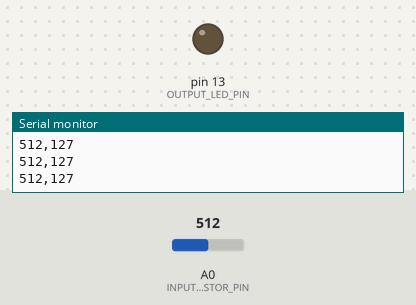
Simulated run of this sketch. Board: Arduino Uno, built with avr-gcc and run on an emulated ATmega328P. On the bench: output pins drawn as LEDs (lit = HIGH), the last lines printed to the serial monitor. The test bench sets the inputs (shaded band); at power-on: A0 (INPUT_VAR_RESISTOR_PIN) = 512.

Above: at 1.2 s.
1.3 s: A0 (INPUT_VAR_RESISTOR_PIN) set to 528
At 1.9 s:
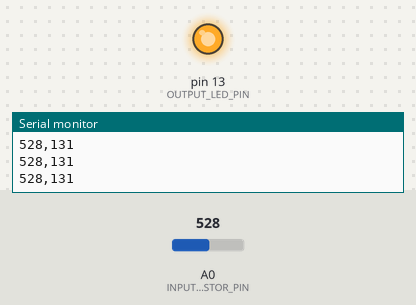
2.8 s: A0 (INPUT_VAR_RESISTOR_PIN) set to 511
At 3.6 s:
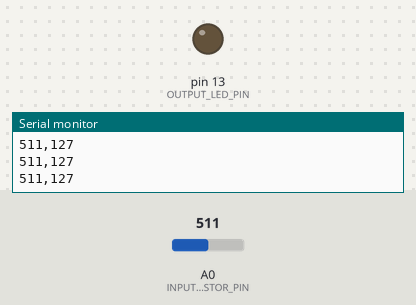
4.3 s: A0 (INPUT_VAR_RESISTOR_PIN) set to 716
At 5.4 s:
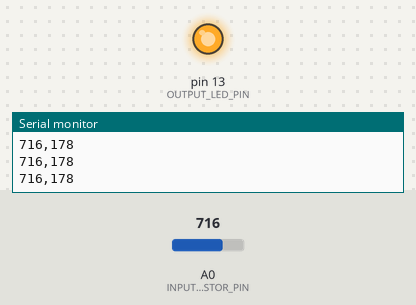
Timing chart, 0 to 7.3 s (numbered marks = the images above; inputs shaded):
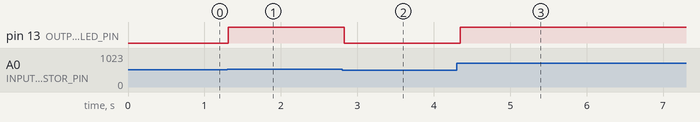

The sketch:

ResistiveSensorLED.ino
```cpp
/*
 * This example reads in a variable resistor sensor value (from A0 using a voltage-divider
 * circuit) and proportionally sets the brightness of an LED. Some example variable resisitive
 * sensors include potentiometers, force-sensisitive resistors, photosensistive resistors,
 * strain gauages, thermistors, etc.
 *
 * By Jon E. Froehlich
 * @jonfroehlich
 * http://makeabilitylab.io
 *
 */

const int OUTPUT_LED_PIN = LED_BUILTIN;
const int INPUT_VAR_RESISTOR_PIN = A0;

// Set the min and max sensor values. The best way to figure out what to
// set these values is by experimentation with the sensor using
// Serial Monitor or Serial Plotter. You will definitely need
// to change these constants depending on the sensor that you are using
const int MIN_SENSOR_VAL = 0;
const int MAX_SENSOR_VAL = 1023;

const int DELAY_MS = 50; // how often to read from the sensor input

boolean _invertLedBrightness = false; // invert LED brightness to sensor input

void setup() {
  pinMode(OUTPUT_LED_PIN, OUTPUT);
  pinMode(INPUT_VAR_RESISTOR_PIN, INPUT);
  Serial.begin(9600);
}

void loop() {

  // Read the variable resistor sensor value
  int sensorVal = analogRead(INPUT_VAR_RESISTOR_PIN);

  // Remap the value for output.
  int ledVal = map(sensorVal, MIN_SENSOR_VAL, MAX_SENSOR_VAL, 0, 255);

  // The map function does not constrain output outside of the provided range
  // so, we need to make sure that things are within range for the led
  ledVal = constrain(ledVal, 0, 255);

  if(_invertLedBrightness){
    // Depending on the circuit and sensor, we may want an inverted
    // relationship between LED brightness and sensor val
    ledVal = 255 - ledVal;
  }

  // Print the raw sensor value and the converted led value (e,g., for Serial Plotter)
  Serial.print(sensorVal);
  Serial.print(",");
  Serial.println(ledVal);

  // Write out the LED value.
  analogWrite(OUTPUT_LED_PIN, ledVal);

  delay(DELAY_MS);
}
```

Measured:
- the behaviour switches between 513 and 514 on A0 (INPUT_VAR_RESISTOR_PIN) (found by bisection; images 0 and 1)
- after the input at 1.3 s, pin 13 (OUTPUT_LED_PIN): LOW → HIGH at once
- after the input at 2.8 s, pin 13 (OUTPUT_LED_PIN): HIGH → LOW at once
- after the input at 4.3 s, pin 13 (OUTPUT_LED_PIN): LOW → HIGH at once
